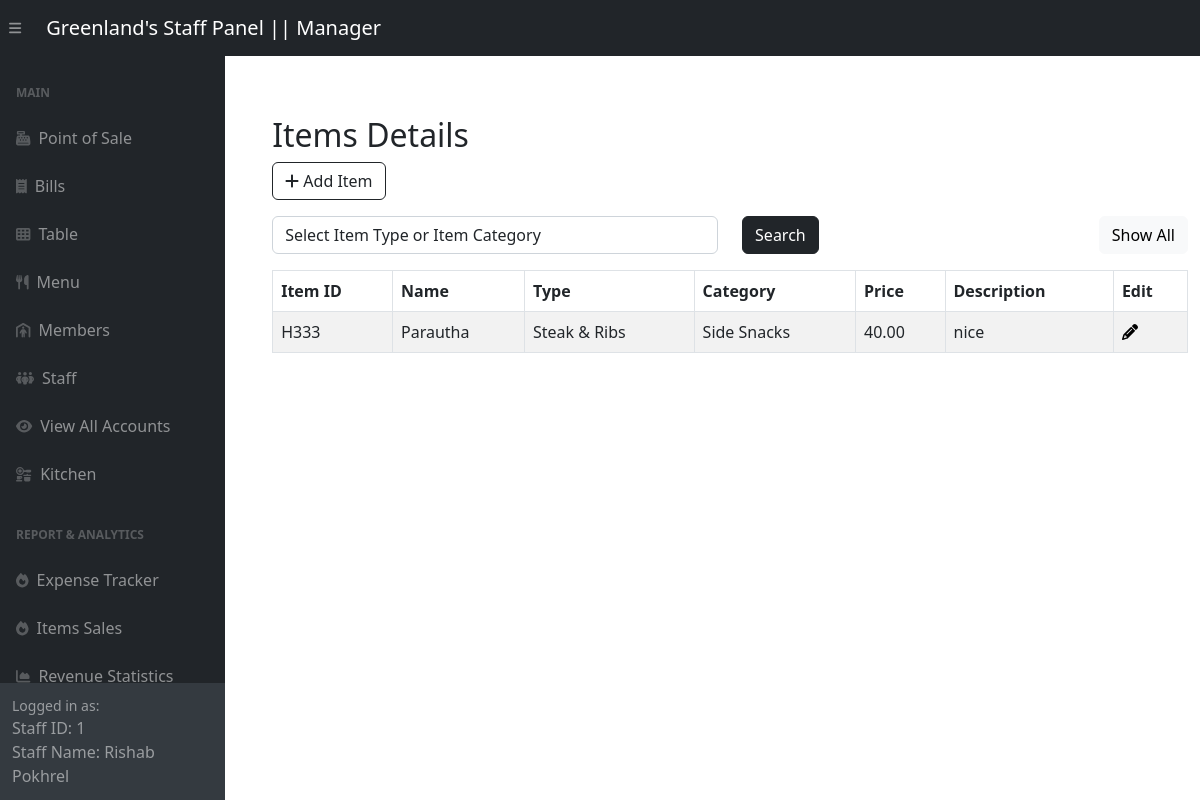
/adminSide/panel/menu-panel.php (signed in), run on the app's committed database.
### tables this page shows
CREATE TABLE `staffs` (
  `staff_id` int(11) NOT NULL,
  `staff_name` varchar(255) DEFAULT NULL,
  `role` varchar(255) DEFAULT NULL,
  `account_id` int(11) DEFAULT NULL
);

CREATE TABLE `menu` (
  `item_id` varchar(6) NOT NULL,
  `item_name` varchar(255) DEFAULT NULL,
  `item_type` varchar(255) DEFAULT NULL,
  `item_category` varchar(255) DEFAULT NULL,
  `item_price` decimal(10,2) DEFAULT NULL,
  `item_description` varchar(255) DEFAULT NULL
);

### adminSide/panel/menu-panel.php (the view, shortened to what this page needs)
<?php include '../inc/dashHeader.php'; ?>
<div class="wrapper">
    <div class="container-fluid pt-5 pl-600">
        <div class="row">
            <div class="m-50">
                <div class="mt-5 mb-3">
                    <h2 class="pull-left">Items Details</h2>
                    <a href="../menuCrud/createItem.php" class="btn btn-outline-dark"><i class="fa fa-plus"></i> Add Item</a>
                </div>
                <div class="mb-3">
                    <form method="POST" action="#">
                        <div class="row">
                            <div class="col-md-6">
                                <select name="search" id="search" class="form-control">
                                    <option value="">Select Item Type or Item Category</option>
                                </select>
                            </div>
                            <div class="col-md-3">
                                <button type="submit" class="btn btn-dark">Search</button>
                            </div>
                            <div class="col" style="text-align: right;">
                                <a href="menu-panel.php" class="btn btn-light">Show All</a>
                            </div>
                        </div>
                    </form>
                </div>
                <?php
                require_once "../config.php";
                if (isset($_POST['search'])) {
                    if (!empty($_POST['search'])) {
                        $search = $_POST['search'];
                        $sql = "SELECT * FROM menu WHERE item_type LIKE '%$search%' OR item_category LIKE '%$search%' OR item_name LIKE '%$search%' OR item_id LIKE '%$search%' ORDER BY item_id;";
                    } else {
                        $sql = "SELECT * FROM menu ORDER BY item_id;";
                    }
                } else {
                    $sql = "SELECT * FROM menu ORDER BY item_id;";
                }
                if ($result = mysqli_query($link, $sql)) {
                    if (mysqli_num_rows($result) > 0) {
                        echo '<table class="table table-bordered table-striped">';
                        echo "<thead>";
                        echo "<tr>";
                        echo "<th>Item ID</th>";
                        echo "<th>Name</th>";
                        echo "<th>Type</th>";
                        echo "<th>Category</th>";
                        echo "<th>Price</th>";
                        echo "<th>Description</th>";
                        echo "<th>Edit</th>";
                        echo "</tr>";
                        echo "</thead>";
                        echo "<tbody>";
                        while ($row = mysqli_fetch_array($result)) {
                            echo "<tr>";
                            echo "<td>" . $row['item_id'] . "</td>";
                            echo "<td>" . $row['item_name'] . "</td>";
                            echo "<td>" . $row['item_type'] . "</td>";
                            echo "<td>" . $row['item_category'] . "</td>";
                            echo "<td>" . $row['item_price'] . "</td>";
                            echo "<td>" . $row['item_description'] . "</td>";
                            echo "<td>";
                            echo '<a href="../menuCrud/updateItemVerify.php?id=' . $row['item_id'] . '" title="Modify Record" data-toggle="tooltip"'
                                . 'onclick="return confirm(\'Admin permission Required!\n\nAre you sure you want to Edit this Item?\')">'
                                . '<i class="fa fa-pencil" aria-hidden="true"></i></a>';
                            echo "</td>";
                            echo "</tr>";
                        }
                        echo "</tbody>";
                        echo "</table>";
                    } else {
                        echo '<div class="alert alert-danger"><em>No records were found.</em></div>';
                    }
                } else {
                    echo "Oops! Something went wrong. Please try again later.";
                }
                ?>
            </div>
        </div>
    </div>
</div>
<?php include '../inc/dashFooter.php'; ?>

### adminSide/inc/dashHeader.php (shortened to what this page needs)
<?php
require_once "../config.php";
$sql = "SELECT * FROM staffs where account_id = " . $_SESSION['logged_account_id'];
$result = mysqli_query($link, $sql);
$row = mysqli_fetch_assoc($result);
$staff_role = $row['role'];
?>
<!DOCTYPE html>
<html lang="en">
<head>
    <link href="../css/styles.css" rel="stylesheet" />
</head>
<body class="sb-nav-fixed">
    <nav class="sb-topnav navbar navbar-expand navbar-dark bg-dark">
        <button class="btn btn-link btn-sm order-1 order-lg-0 me-4 me-lg-0" id="sidebarToggle" href="#!"><i class="fas fa-bars"></i></button>
        <?php
        if ($staff_role == "Chef")
            echo <<<link
                <a class="navbar-brand ps-3" href="../panel/kitchen-panel.php">Greenland's Staff Panel || $staff_role </a>
            link;
        else
            echo <<<link
                <a class="navbar-brand ps-3" href="../panel/pos-panel.php">Greenland's Staff Panel || $staff_role </a>
            link;
        ?>
    </nav>
    <div id="layoutSidenav">
        <div id="layoutSidenav_nav">
            <nav class="sb-sidenav accordion sb-sidenav-dark" id="sidenavAccordion">
                <div class="sb-sidenav-menu">
                    <div class="nav">
                        <div class="sb-sidenav-menu-heading">Main</div>
                        <?php
                        if ($staff_role == "Chef") {
                            echo <<<data
                            <a class="nav-link" href="../panel/kitchen-panel.php">
                            <div class="sb-nav-link-icon"><i class="fas fa-kitchen-set"></i></div>
                            Kitchen
                        </a>
                        <a class="nav-link" href="../StaffLogin/logout.php">
                                <div class="sb-nav-link-icon"><i class="fas fa-key"></i></div>
                                Log out
                            </a>
                        data;
                        } else if ($staff_role == "Manager") {
                            echo <<<data2
                            <a class="nav-link" href="../panel/pos-panel.php">
                                <div class="sb-nav-link-icon"><i class="fas fa-cash-register"></i></div>
                                Point of Sale
                            </a>
                            <a class="nav-link" href="../panel/bill-panel.php">
                                <div class="sb-nav-link-icon"><i class="fas fa-receipt"></i></div>
                                Bills
                            </a>
                            <a class="nav-link" href="../panel/table-panel.php">
                                <div class="sb-nav-link-icon"><i class="fas fa-table-cells"></i></div>
                                Table
                            </a>
                            <a class="nav-link" href="../panel/menu-panel.php">
                                <div class="sb-nav-link-icon"><i class="fas fa-utensils"></i></div>
                                Menu
                            </a>
                            <a class="nav-link" href="../panel/customer-panel.php">
                                <div class="sb-nav-link-icon"><i class="fas fa-person-shelter"></i></div>
                                Members
                            </a>
                            <a class="nav-link" href="../panel/staff-panel.php">
                                <div class="sb-nav-link-icon"><i class="fas fa-people-group"></i></div>
                                Staff
                            </a>
                            <a class="nav-link" href="../panel/account-panel.php">
                                <div class="sb-nav-link-icon"><i class="fas fa-eye"></i></div>
                                View All Accounts
                            </a>
                            <a class="nav-link" href="../panel/kitchen-panel.php">
                                <div class="sb-nav-link-icon"><i class="fas fa-kitchen-set"></i></div>
                                Kitchen
                            </a>
                            <div class="sb-sidenav-menu-heading">Report & Analytics</div>
                            <a class="nav-link" target="_blank" href="../redirect.php">
                                <div class="sb-nav-link-icon"><i class="fas fa-fire"></i></div>
                                Expense Tracker
                            </a>
                            <a class="nav-link" href="../panel/sales-panel.php">
                                <div class="sb-nav-link-icon"><i class="fas fa-fire"></i></div>
                                Items Sales
                            </a>
                            <a class="nav-link" href="../panel/statistics-panel.php">
                                <div class="sb-nav-link-icon"><i class="fas fa-chart-area"></i></div>
                                Revenue Statistics
                            </a>
                            data2;
                        } else if ($staff_role == "Staff") {
                            echo <<<data3
                            <a class="nav-link" href="../panel/pos-panel.php">
                                <div class="sb-nav-link-icon"><i class="fas fa-cash-register"></i></div>
                                Point of Sale
                            </a>
                            <a class="nav-link" href="../panel/bill-panel.php">
                                <div class="sb-nav-link-icon"><i class="fas fa-receipt"></i></div>
                                Bills
                            </a>
                            <a class="nav-link" href="../panel/table-panel.php">
                                <div class="sb-nav-link-icon"><i class="fas fa-table-cells"></i></div>
                                Table
                            </a>
                            <a class="nav-link" href="../panel/customer-panel.php">
                                <div class="sb-nav-link-icon"><i class="fas fa-person-shelter"></i></div>
                                Members
                            </a>
                            <a class="nav-link" href="../StaffLogin/logout.php">
                                <div class="sb-nav-link-icon"><i class="fas fa-key"></i></div>
                                Log out
                            </a>
                            data3;
                        }
                        ?>
                    </div>
                </div>
                <div class="sb-sidenav-footer">
                    <div class="small">Logged in as:</div>
                    <?php
                    if (isset($_SESSION['logged_account_id']) && isset($_SESSION['logged_staff_name'])) {
                        echo "Staff ID: " . $_SESSION['logged_account_id'] . "<br>";
                        echo "Staff Name: " . $_SESSION['logged_staff_name'];
                    } else {
                        echo "Not logged in";
                    }
                    ?>
                </div>
            </nav>
        </div>
        </<div>
        <div id="content-for-template">Content</div>

### adminSide/panel/menu-panel.php (style rules this page uses)
.wrapper { width: 1300px; padding-left: 200px; padding-top: 20px }

### data on the page
staffs: role "Manager"
menu: item_id "H333", item_name "Parautha", item_type "Steak & Ribs", item_category "Side Snacks", item_price "40.00", item_description "nice"

### other printed values
$_SESSION['logged_account_id'] "1"
$_SESSION['logged_staff_name'] "Rishab Pokhrel"
